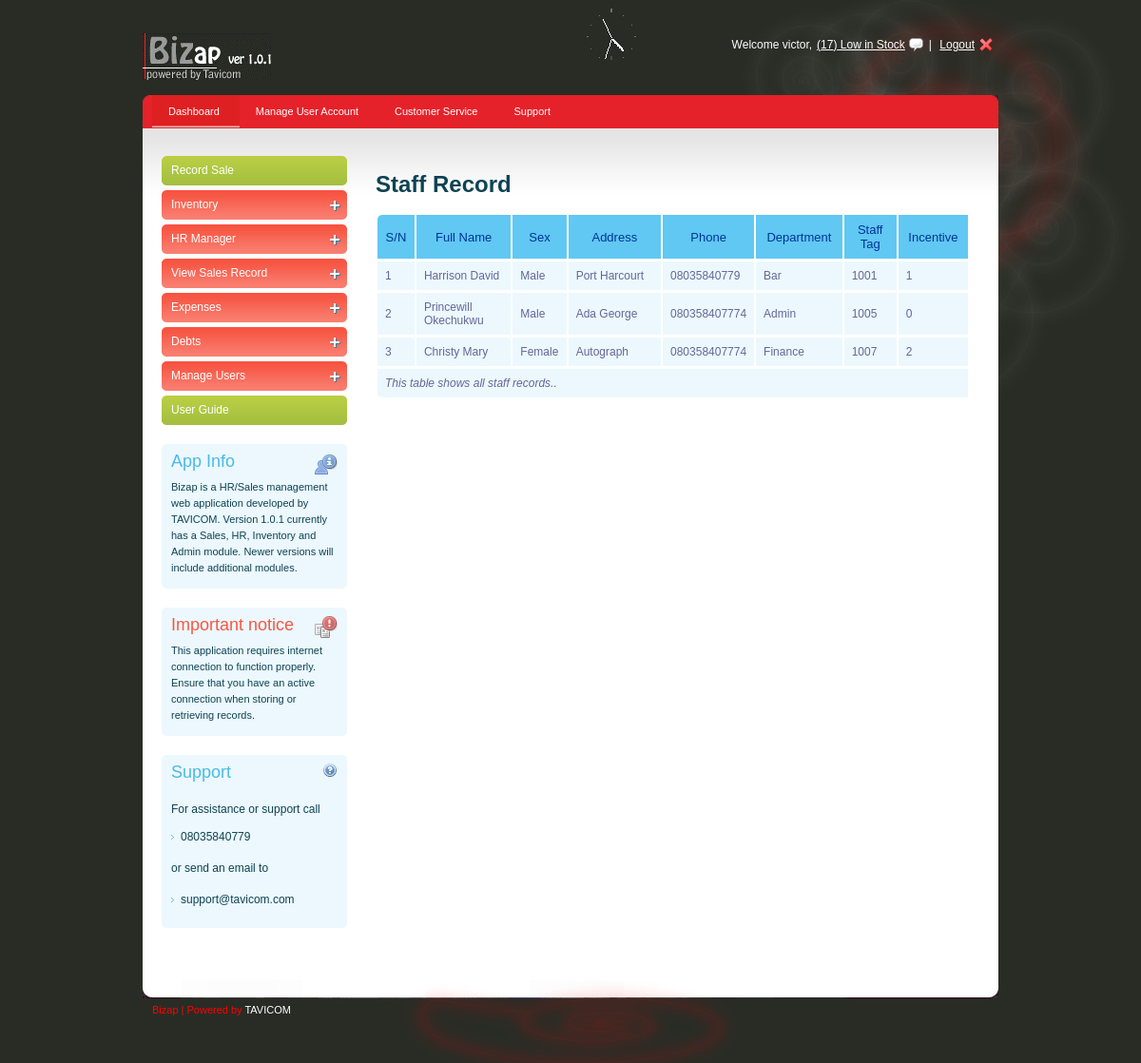
/viewstaff.php (signed in), run on the app's committed database.
### tables this page shows
CREATE TABLE IF NOT EXISTS `staff` (
  `fname` varchar(100) NOT NULL,
  `lname` varchar(100) NOT NULL,
  `sex` varchar(30) NOT NULL,
  `address` varchar(300) NOT NULL,
  `phone` varchar(100) NOT NULL,
  `dept` varchar(100) NOT NULL,
  `stafftag` varchar(100) NOT NULL,
  `staffincentive` int(10) NOT NULL,
  PRIMARY KEY (`stafftag`)
);

### viewstaff.php (the view, shortened to what this page needs)
<?php session_start();
if(isset($_SESSION['validuser']))
{
	?>
<!DOCTYPE html PUBLIC "-//W3C//DTD XHTML 1.0 Transitional//EN" "http://www.w3.org/TR/xhtml1/DTD/xhtml1-transitional.dtd">
<html xmlns="http://www.w3.org/1999/xhtml">
<head>
<link rel="stylesheet" type="text/css" href="style.css" />
<link rel="stylesheet" type="text/css" media="all" href="niceforms-default.css" />
</head>
<body>
<div id="main_container">
	<?php include("header.inc");?>
    <div class="main_content">
                    <?php include("menunav.inc");?>
      <?php include("leftside.inc");?>
    <div class="right_content">
     <h1>Staff Record</h1>
     <table id="rounded-corner" summary="">
    <thead>
    	<tr>
        	<th width="40" class="rounded-company" scope="col">S/N</th>
            <th width="135" class="rounded" scope="col">Full Name</th>
            <th width="41" class="rounded" scope="col">Sex</th>
            <th width="146" class="rounded" scope="col">Address</th>
            <th width="70" class="rounded" scope="col">Phone</th>
            <th width="91" class="rounded" scope="col">Department</th>
            <th width="70" class="rounded" scope="col">Staff Tag</th>
               <th width="70" class="rounded" scope="col">Incentive</th>
            </tr>
    </thead>
    <?php
 $query = "select * from  staff order by stafftag";
$results = mysql_query($query);
$noofrows = mysql_num_rows($results);
if($noofrows>0)
{
 	$count = 1;
	while($row = mysql_fetch_array($results))
    {
	echo("<tr><td>".$count."</td><td>".$row[0]." ".$row[1]."</td><td>".$row[2]."</td><td>".$row[3]."</td><td>".$row[4]."</td><td>".$row[5]."</td><td>".$row[6]."</td><td>".$row[7]."</td></tr>");
	$count++;
	}
}
?>
        <tfoot>
    	<tr>
        	<td colspan="8" class="rounded-foot-left"><em>This table shows all staff records..</em></td>
        	</tr>
    </tfoot>
</table>
    </div>
  </div>
  </div>
    <?php include("footer.inc");?>
</div>
</body>
</html>
<?php
}
else
{
header("Location: index3.php?message=You must login to use this software!!!");
				exit;
	}
 ?>

### style.css (style rules this page uses)
body { background:url(images/bg.jpg) no-repeat center top #310b28; font-family:Arial, Helvetica, sans-serif; padding:0; font-size:12px; margin:0 auto; color: #0e4354; }
#main_container { margin:0 auto; width:900px; padding:0px 0 0px 0; }
.main_content { margin:0 auto; width:900px; height:auto; padding:0px 0 50px 0; background:url(images/menu_bg.jpg) no-repeat center top #fff; }
.right_content { width:625px; float:left; padding:30px 0 0 30px; }
#rounded-corner thead th.rounded-company { width:26px; background: #60c8f2 url('images/left.jpg') left top no-repeat; }
#rounded-corner th { padding: 8px; font-weight: normal; font-size: 13px; color: #039; background: #60c8f2; }
#rounded-corner td { padding: 8px; background: #ecf8fd; border-top: 1px solid #fff; color: #669; }
#rounded-corner tfoot td.rounded-foot-left { background: #ecf8fd url('images/botleft.jpg') left bottom no-repeat; }

### data on the page
staff: fname "Harrison", lname "David", sex "Male", address "Port Harcourt", phone "08035840779", dept "Bar", stafftag "1001", staffincentive "1"
staff: fname "Princewill", lname "Okechukwu", sex "Male", address "Ada George", phone "080358407774", dept "Admin", stafftag "1005", staffincentive "0"
staff: fname "Christy", lname "Mary", sex "Female", address "Autograph", phone "080358407774", dept "Finance", stafftag "1007", staffincentive "2"

### other printed values
$currentuser "victor"
$mynoofrows "17"
